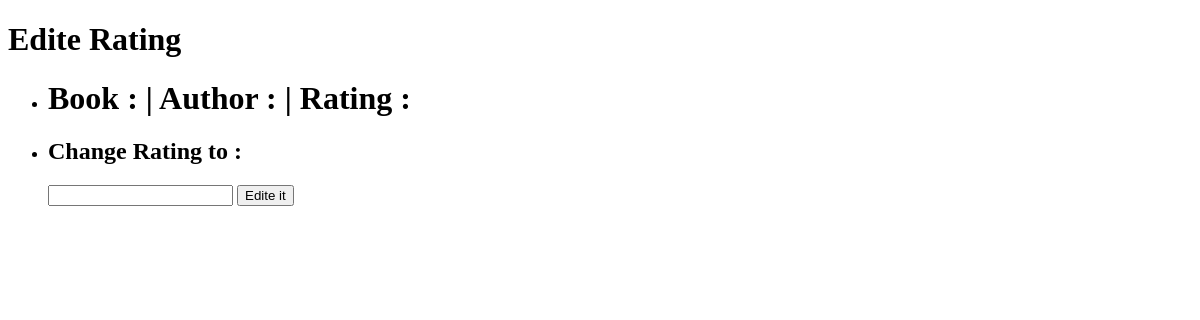
/edite_rating/1, run on an earlier commit of the app's database.
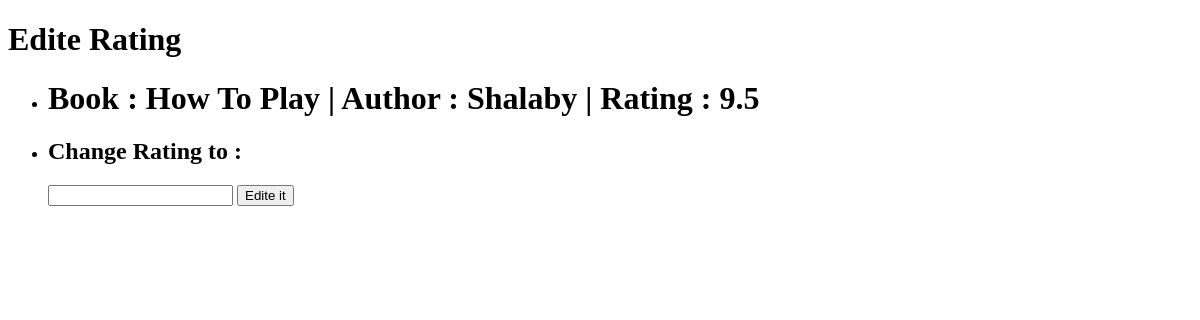
And on a later commit of the database.
### main.py (models this page shows, shortened)
class Books(db.Model):
    id = db.Column(db.Integer, primary_key=True)
    title = db.Column(db.String(250), unique=True, nullable=False)
    author = db.Column(db.String(250), nullable=False)
    rating = db.Column(db.Float, nullable=False)

### main.py (the view)
@app.route("/edite_rating/<book_id>", methods=["GET", "POST"])
def edite_rating(book_id):
    if request.method == "GET":
        book_selected = db.session.query(Books).filter_by(id=book_id).first()
        return render_template("edite_rating.html", book=book_selected)
    else:
        change_rate = db.session.query(Books).filter_by(id=book_id).first()
        change_rate.rating = request.form.get("new rate")
        db.session.commit()
        return redirect(url_for('home'))

### templates/edite_rating.html (shortened to what this page needs)
<!DOCTYPE html>
<html lang="en">
<head>
</head>
<body>
<h1>Edite Rating</h1>
<ul>
    <li><h1>Book : {{ book.title }} | Author : {{ book.author }} | Rating : {{ book.rating }}</h1></li>
    <li>
<form action="{{url_for('edite_rating', book_id=book.id)}}" method="post">
    <h2>Change Rating to : </h2>
    <input type="number" step="0.01" name="new rate">
    <button type="submit">Edite it</button>
</form>
    </li>
</ul>
</body>
</html>

What changed in the data, as far as the page shows it:
added Books: title "How To Play", author "Shalaby", rating "9.5"
